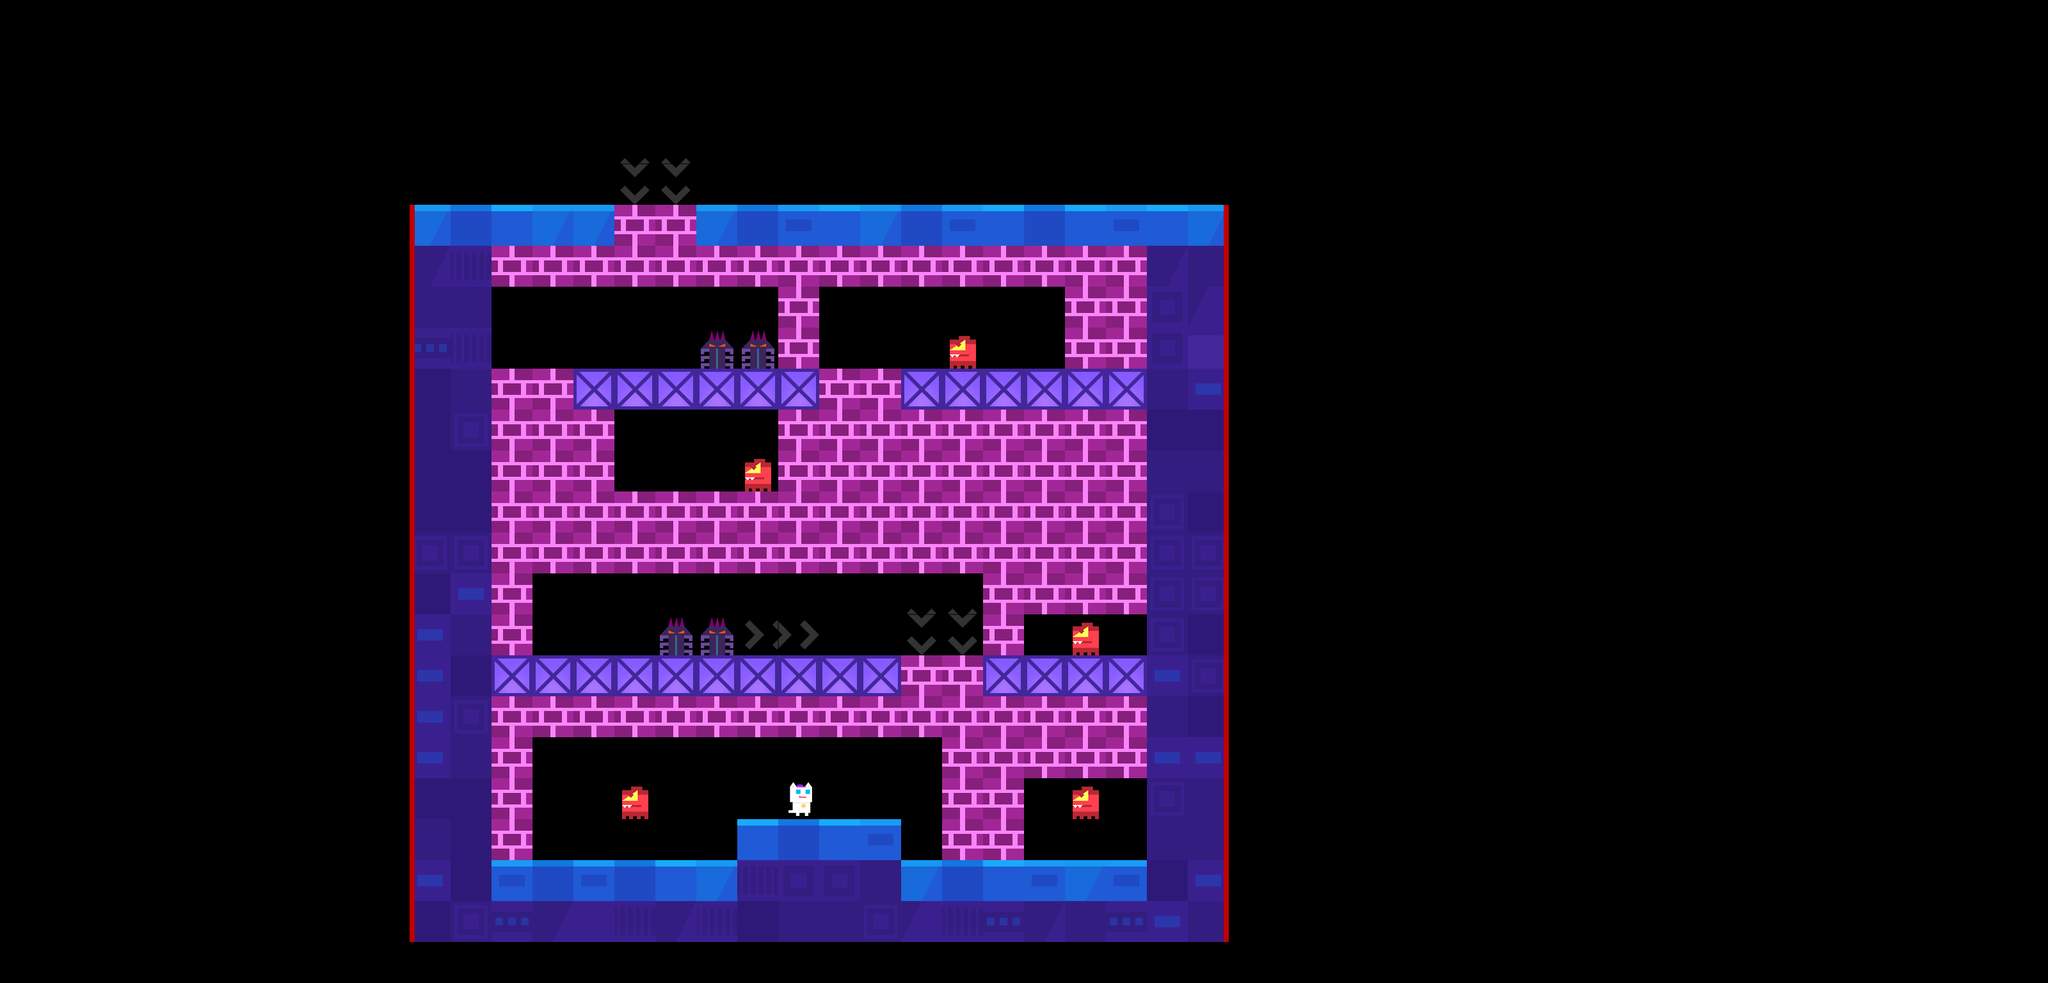

Tiled map render using the project's own tile images. Description and the map definition, with tile-layer contents summarised, below:
An orthogonal 50x24 tile map with 64x64 px tiles, 4 tile layers (main, extra_monster1, extra_monster2, dangerous) and 62 objects (26x CameraYFreeze, 26x DeadZone, 5x enemy, 3x Event, player, ...).

<map version="1.0" orientation="orthogonal" renderorder="right-down" width="50" height="24" tilewidth="64" tileheight="64" nextobjectid="3530">
 <properties>
  <property name="Spider" value="2" />
  <property name="bg" value="lyBG8" />
  <property name="bgm" value="bgm_mini" />
 </properties>
 <tileset firstgid="1" name="forest" tilewidth="70" tileheight="70">
  <tileoffset x="-3" y="3" />
  <image source="forest.png" width="700" height="980" />
  <tile id="0">
   <properties>
    <property name="maxX" value="87" />
    <property name="maxY" value="63" />
    <property name="x" value="77" />
    <property name="y" value="61" />
   </properties>
  </tile>
 </tileset>
 <layer name="main" width="50" height="24">
  <data>[1200 cells, 280 non-empty, 22 distinct tile ids]</data>
 </layer>
 <layer name="extra_monster1" width="50" height="24">
  <properties>
   <property name="maxX" value="9" />
   <property name="maxY" value="8" />
   <property name="x" value="9" />
   <property name="y" value="5" />
  </properties>
  <data>[1200 cells, 0 non-empty, 0 distinct tile ids]</data>
 </layer>
 <layer name="extra_monster2" width="50" height="24">
  <properties>
   <property name="maxX" value="18" />
   <property name="maxY" value="8" />
   <property name="x" value="18" />
   <property name="y" value="4" />
  </properties>
  <data>[1200 cells, 0 non-empty, 0 distinct tile ids]</data>
 </layer>
 <objectgroup name="objConfig">
  <object id="3468" type="player" gid="120" x="832" y="320" />
  <object id="3501" name="-2,0,1,0" type="enemy" gid="101" x="960" y="1280" />
  <object id="3502" type="npc" gid="102" x="1216" y="1280" />
  <object id="3505" name="-3,0,2,0" type="enemy" gid="101" x="1472" y="576" />
  <object id="3506" name="-3,0,0,0" type="enemy" gid="101" x="1152" y="768" />
  <object id="3507" name="-1,0,1,0" type="enemy" gid="101" x="1664" y="1024" />
  <object id="3508" name="-1,0,1,0" type="enemy" gid="101" x="1664" y="1280" />
 </objectgroup>
 <objectgroup name="triggerConfig">
  <object id="3469" type="CameraYFreeze" gid="103" x="576" y="448" />
  <object id="3470" type="DeadZone" gid="104" x="576" y="704" />
  <object id="3471" type="DeadZone" gid="104" x="512" y="704" />
  <object id="3472" type="CameraYFreeze" gid="103" x="512" y="448" />
  <object id="3473" type="CameraYFreeze" gid="103" x="384" y="448" />
  <object id="3474" type="DeadZone" gid="104" x="384" y="704" />
  <object id="3475" type="DeadZone" gid="104" x="448" y="704" />
  <object id="3476" type="CameraYFreeze" gid="103" x="448" y="448" />
  <object id="3477" type="CameraYFreeze" gid="103" x="256" y="448" />
  <object id="3478" type="CameraYFreeze" gid="103" x="192" y="448" />
  <object id="3479" type="DeadZone" gid="104" x="256" y="704" />
  <object id="3480" type="CameraYFreeze" gid="103" x="128" y="448" />
  <object id="3481" type="DeadZone" gid="104" x="128" y="704" />
  <object id="3482" type="DeadZone" gid="104" x="320" y="704" />
  <object id="3483" type="DeadZone" gid="104" x="192" y="704" />
  <object id="3484" type="CameraYFreeze" gid="103" x="320" y="448" />
  <object id="3485" type="CameraYFreeze" gid="103" x="2048" y="448" />
  <object id="3486" type="CameraYFreeze" gid="103" x="2304" y="448" />
  <object id="3487" type="DeadZone" gid="104" x="2112" y="704" />
  <object id="3488" type="CameraYFreeze" gid="103" x="2240" y="448" />
  <object id="3489" type="DeadZone" gid="104" x="2304" y="704" />
  <object id="3490" type="CameraYFreeze" gid="103" x="1920" y="448" />
  <object id="3491" type="CameraYFreeze" gid="103" x="2176" y="448" />
  <object id="3492" type="DeadZone" gid="104" x="2176" y="704" />
  <object id="3493" type="DeadZone" gid="104" x="1984" y="704" />
  <object id="3494" type="DeadZone" gid="104" x="2048" y="704" />
  <object id="3495" type="CameraYFreeze" gid="103" x="2112" y="448" />
  <object id="3496" type="CameraYFreeze" gid="103" x="1984" y="448" />
  <object id="3497" type="DeadZone" gid="104" x="1920" y="704" />
  <object id="3498" type="DeadZone" gid="104" x="2368" y="704" />
  <object id="3499" type="DeadZone" gid="104" x="2240" y="704" />
  <object id="3500" type="CameraYFreeze" gid="103" x="2368" y="448" />
  <object id="3503" name="Story1" type="Event" gid="101" x="1280" y="1280" />
  <object id="3504" name="Story1" type="Event" gid="101" x="1344" y="1280" />
  <object id="3509" name="Story1" type="Event" gid="101" x="1152" y="1280" />
  <object id="3510" type="DeadZone" gid="104" x="64" y="704" />
  <object id="3511" type="CameraYFreeze" gid="103" x="0" y="448" />
  <object id="3512" type="DeadZone" gid="104" x="0" y="704" />
  <object id="3513" type="CameraYFreeze" gid="103" x="64" y="448" />
  <object id="3514" type="DeadZone" gid="104" x="2816" y="704" />
  <object id="3515" type="CameraYFreeze" gid="103" x="2496" y="448" />
  <object id="3516" type="DeadZone" gid="104" x="2496" y="704" />
  <object id="3517" type="CameraYFreeze" gid="103" x="2816" y="448" />
  <object id="3518" type="DeadZone" gid="104" x="2688" y="704" />
  <object id="3519" type="CameraYFreeze" gid="103" x="2752" y="448" />
  <object id="3520" type="CameraYFreeze" gid="103" x="2560" y="448" />
  <object id="3521" type="DeadZone" gid="104" x="2752" y="704" />
  <object id="3522" type="CameraYFreeze" gid="103" x="2624" y="448" />
  <object id="3523" type="DeadZone" gid="104" x="2560" y="704" />
  <object id="3524" type="CameraYFreeze" gid="103" x="2688" y="448" />
  <object id="3525" type="CameraYFreeze" gid="103" x="2880" y="448" />
  <object id="3526" type="CameraYFreeze" gid="103" x="2432" y="448" />
  <object id="3527" type="DeadZone" gid="104" x="2880" y="704" />
  <object id="3528" type="DeadZone" gid="104" x="2432" y="704" />
  <object id="3529" type="DeadZone" gid="104" x="2624" y="704" />
 </objectgroup>
 <layer name="dangerous" width="50" height="24">
  <data>[1200 cells, 46 non-empty, 5 distinct tile ids]</data>
 </layer>
</map>
